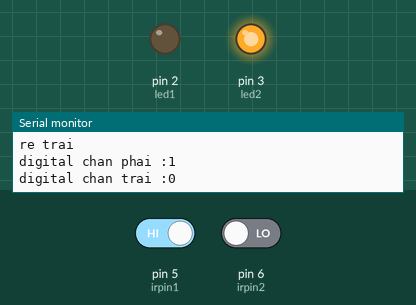
Recording of a sketch running on a simulated Arduino Uno, built with avr-gcc and run on an emulated ATmega328P. Parts: output pins drawn as LEDs (lit = HIGH), the last lines printed to the serial monitor. The inputs (shaded band) are chosen by the test bench; at power-on: pin 5 (irpin1) HIGH, pin 6 (irpin2) LOW.

Above: at 1.8 s.
1.9 s: pin 5 (irpin1) driven LOW
At 2.4 s:
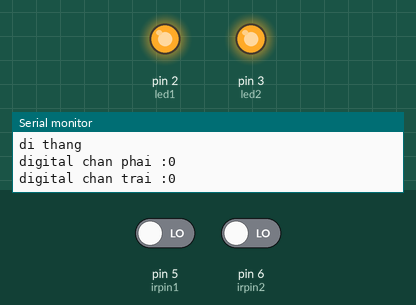
3.5 s: pin 6 (irpin2) driven HIGH
At 4.7 s:
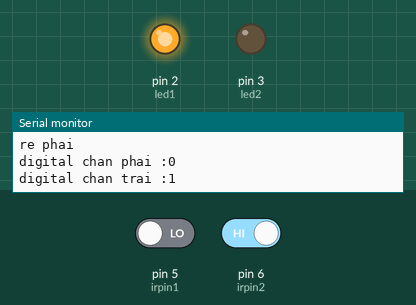
5.0 s: pin 5 (irpin1) driven HIGH
At 6.0 s:
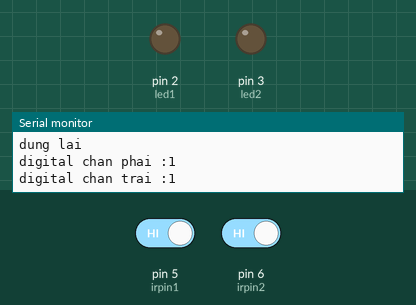
6.5 s: pin 6 (irpin2) driven LOW
At 7.2 s:
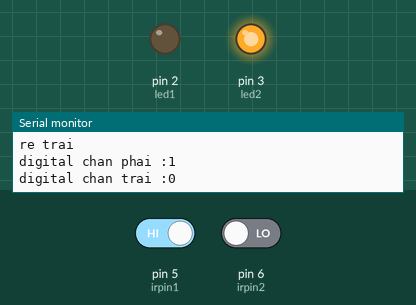
Timing chart, 0 to 9.0 s (numbered marks = the images above; inputs shaded):
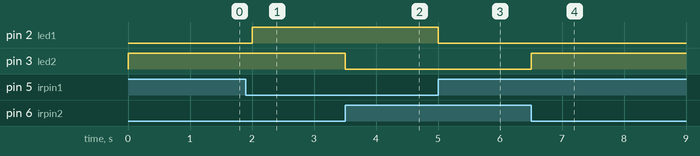

The sketch:

IRsensor_test.ino
```cpp
const int irpin1 = 5; // Chân cắm cho cảm biến hồng ngoại 1
const int irpin2 = 6; // Chân cắm cho cảm biến hồng ngoại 2
const int led1 = 2;   // Chân cắm cho đèn LED 1
const int led2 = 3;   // Chân cắm cho đèn LED 2


void setup() {
  pinMode(irpin1, INPUT);
  pinMode(irpin2, INPUT);
  pinMode(led1, OUTPUT);
  pinMode(led2, OUTPUT);
  Serial.begin(9600); // Khởi tạo giao tiếp Serial
}


void loop() {
  // Đọc giá trị từ cảm biến hồng ngoại 1
  int irValue1 = digitalRead(irpin1);
  // Đọc giá trị từ cảm biến hồng ngoại 2
  int irValue2 = digitalRead(irpin2);


  // Kiểm tra tính hiệu từ cảm biến và điều khiển đèn LED tương ứng
  if (irValue1 == 0 && irValue2 == 0) {
    digitalWrite(led1, 1); // Bật đèn LED 1
    digitalWrite(led2, 1);  // Tắt đèn LED 2
    Serial.println("di thang"); // Ghi lên Serial "re phai"
    Serial.print("digital chan phai :");
    Serial.println(irValue1);
    Serial.print("digital chan trai :");
    Serial.println(irValue2);
  } else if (irValue1 == 1 && irValue2 == 1) {
    digitalWrite(led1, 0);  // Tắt đèn LED 1
    digitalWrite(led2, 0); // Bật đèn LED 2
    Serial.println("dung lai"); // Ghi lên Serial "re trai"
    Serial.print("digital chan phai :");
    Serial.println(irValue1);
    Serial.print("digital chan trai :");
    Serial.println(irValue2);
  } else if (irValue1 == 0 && irValue2 == 1) {
    digitalWrite(led1, 1); // Bật đèn LED 1
    digitalWrite(led2, 0); // Bật đèn LED 2
    Serial.println("re phai"); // Ghi lên Serial "di thang"
    Serial.print("digital chan phai :");
    Serial.println(irValue1);
    Serial.print("digital chan trai :");
    Serial.println(irValue2);
  } else {
    digitalWrite(led1, 0);  // Tắt đèn LED 1
    digitalWrite(led2, 1);
    Serial.println("re trai"); // Tắt đèn LED 2
    Serial.print("digital chan phai :");
    Serial.println(irValue1);
    Serial.print("digital chan trai :");
    Serial.println(irValue2);
  }delay(500);
}
```

Measured:
- after the input at 1.9 s, pin 2 (led1): LOW → HIGH after 0.10 s
- after the input at 3.5 s, pin 3 (led2): HIGH → LOW at once
- after the input at 5.0 s, pin 2 (led1): HIGH → LOW at once
- after the input at 6.5 s, pin 3 (led2): LOW → HIGH at once
